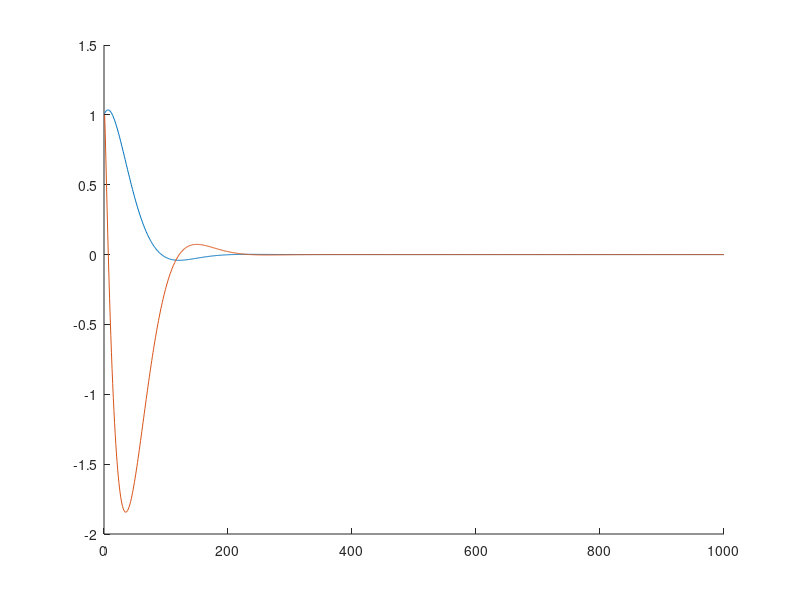

Write MATLAB code to recreate this figure.
A = [1 0.01;0 1];
B = [0.0001;0.01];
C = eye(2);
D = [0;0];

sys =ss(A,B,C,D);
p = 1;
Q = p*(C'*C);
R = 1;
[K,S,E] = dlqr(A,B,Q,R);
K= [16.0302    5.6622];
abs(eig(A-B*K))


L = [0.6180 0.0011; 0.0011 0.6180];


x = [1;1];
y = C*x;
z = [0;0];
u = 0;

time=1000;
plot_dist=zeros(1,time);
plot_vel=zeros(1,time);

for i=1:time
   x = A*x + B*u; 
   r = C*x - C*z;
   z = A*z + B*u + L*r;
   u = -K*z;
   
   plot_dist(i) = x(1);
   plot_vel(i) = x(2);
   
end


hold on;
plot(plot_dist);
plot(plot_vel);
hold off;